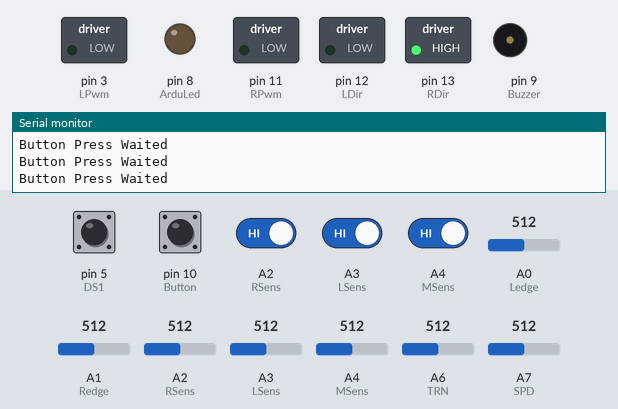
Recording of a sketch running on a simulated Arduino Nano, built with avr-gcc and run on an emulated ATmega328P. Shown: switched loads named in the sketch (green lamp = pin HIGH), output pins drawn as LEDs (lit = HIGH), buzzer (waves = sounding), the last lines printed to the serial monitor. Dashed ring = blinking. The inputs (shaded band) are chosen by the test bench; at power-on: A2 (RSens), A3 (LSens), A4 (MSens), pin 5 (DS1) HIGH, pin 10 (Button) LOW, A0 (Ledge) = 512, A1 (Redge) = 512, A3 (LSens) = 512, A2 (RSens) = 512, A4 (MSens) = 512, A6 (TRN) = 512, A7 (SPD) = 512. Random numbers use the default seed unless the sketch sets one; pins used as bus, display or sensor lines are not drawn.

Above: at 0.8 s.
0.9 s: pin 10 (Button) pulled HIGH for 0.15 s
At 2.0 s:
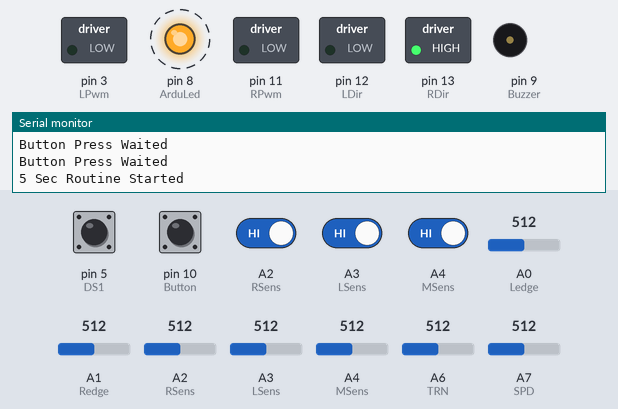
4.0 s: A0 (Ledge) set to 313
7.0 s: A0 (Ledge) set to 289
At 7.12 s:
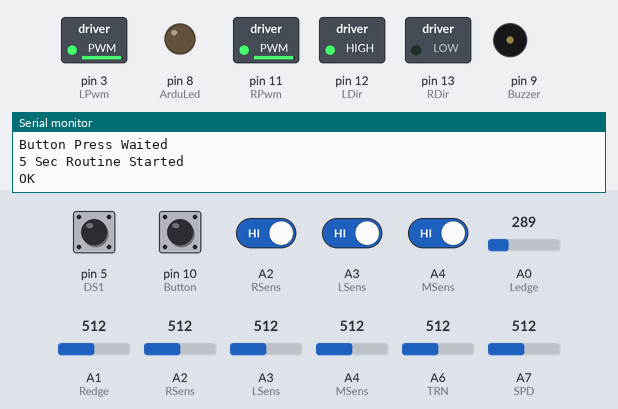
10.0 s: A1 (Redge) set to 90
At 10.79 s:
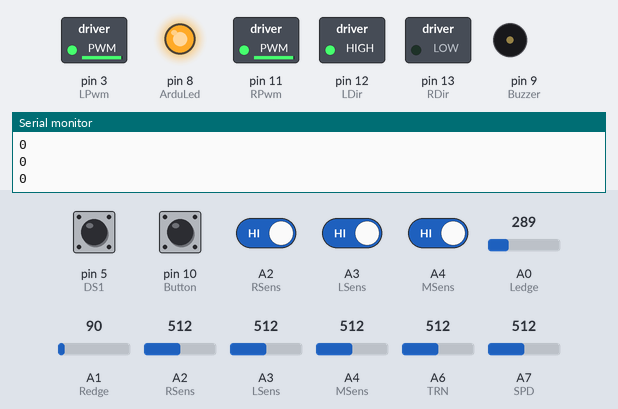
13.0 s: A3 (LSens) set to 40
At 13.63 s:
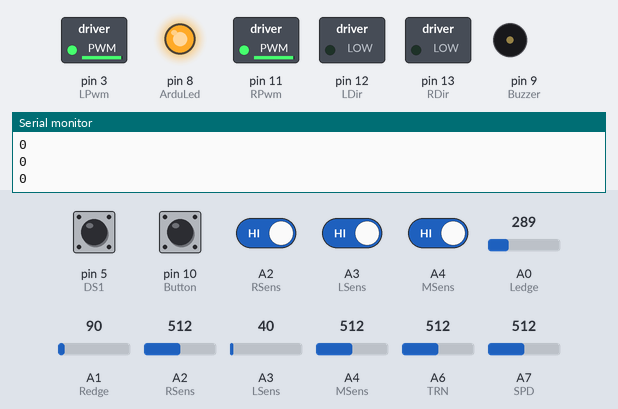
16.0 s: A3 (LSens) set to 60
Timing chart, 0 to 20.0 s (numbered marks = the images above; inputs shaded):
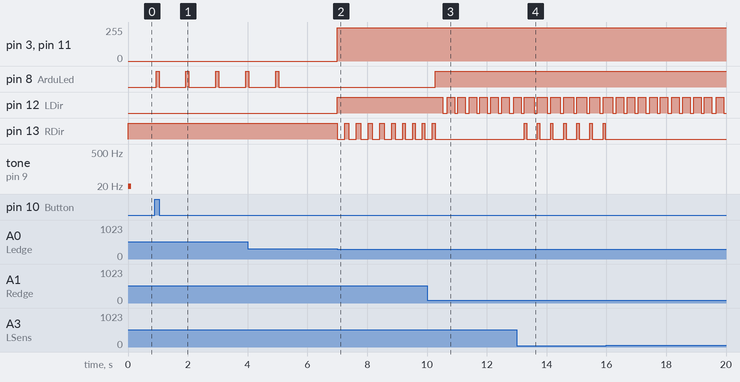

Measured:
- the behaviour switches between 300 and 299 on A0 (Ledge) (found by bisection; images 1 and 2)
- after the input at 0.9 s, pin 8 (ArduLed): alternates HIGH for 0.10 s and LOW for 0.90 s, starting at once
- after the input at 7.0 s, pin 12 (LDir): LOW → HIGH at once; pin 13 (RDir): alternates HIGH for 0.14 s and LOW for 0.25 s, starting at once
- after the input at 10.0 s, pin 8 (ArduLed): LOW → HIGH after 0.27 s; pin 12 (LDir): alternates HIGH for 0.25 s and LOW for 0.11 s, starting after 0.52 s
- after the input at 13.0 s, pin 13 (RDir): alternates HIGH for 0.08 s and LOW for 0.36 s, starting after 0.26 s

The sketch:

newSumo18.3.2025.ino
```cpp
// GENESIS BOARD MINI SUMO ROBOT PROGRAM
//FOR 3 OPPONENT SENSOR, 2 EDGE SENSOR
// JSUMO 01/2020
///////////////////////////////////////

//MOTOR CONTROL
int RPwm = 11;
int RDir = 13;

int LPwm = 3;
int LDir = 12;

//LED & BUZZER
int Buzzer = 9;
int ArduLed = 8;

//EDGE & CONTRAST SENSORS
const int Redge = A1;
const int Ledge = A0;

//TRIMPOTS
int SPD = A7;
int TRN = A6;
bool lastLine = true;
//OPPONENT SENSORS
int MSens = A4;
int RSens = A2;
int LSens = A3;

// DIPSWITCH & BUTTON
int Button = 10;  // Can be used as start pin too.
int DS1 = 5;
int DS2 = 6;
int DS3 = 7;

//VALUES
int Speed = 10;
int maxSpeed = 70;   // Idle Speed while no sensor giving data.
int TurnSpeed = 30;  // Left and Right Forward Turning Speed
int EdgeTurn = 150;  // Turning Time variable when minisumo sees white linex
int Duration;        // Turning Time at minisumo starting.
int LastValue = 5;   // Last Value Variable for remembering last Opponent sensor sense.

long start;

void setup() {
  pinMode(LSens, INPUT);  // Left Opponent Sensor Input
  pinMode(RSens, INPUT);  // Right Opponent Sensor Input
  pinMode(MSens, INPUT);  // Middle Opponent Sensor Input

  pinMode(Buzzer, OUTPUT);   // Buzzer Declared as Output
  pinMode(ArduLed, OUTPUT);  // Buzzer Declared as Output
  pinMode(Button, INPUT);    // Buzzer Declared as Output

  pinMode(RPwm, OUTPUT);  // Four PWM Channel Declared as Output
  pinMode(RDir, OUTPUT);
  pinMode(LPwm, OUTPUT);
  pinMode(LDir, OUTPUT);

  digitalWrite(Buzzer, LOW);   // Buzzer Pin Made Low for Silence 🙂
  digitalWrite(ArduLed, LOW);  // Arduino Mode Led Made Low
  digitalWrite(DS1, HIGH);     // 3 Dipswitch Pin Pullups Made
  digitalWrite(DS2, HIGH);
  digitalWrite(DS3, HIGH);
  randomSeed(analogRead(7));
  digitalWrite(LSens, HIGH);  // Opponent Sensor Pullups Made
  digitalWrite(RSens, HIGH);

  digitalWrite(MSens, HIGH);
  Serial.begin(9600);
    digitalWrite(RPwm, LOW);
    digitalWrite(LPwm, LOW);
    tone(Buzzer, 18, 100);  // Pin, Frequency, Duration
    //////////////////////////////////////////////
    // This function below, used for stopping robot while no button is pushed or Microstart is not triggered.
    while (digitalRead(Button) == 0) {
     Serial.println("Button Press Waited");
      Set_Motor(0, 0, 1);
     /// Sensor Control While Waiting The Button Press ///
     if (digitalRead(MSens) == LOW || digitalRead(RSens) == LOW || digitalRead(LSens) == LOW || analogRead(Redge) < 100 || analogRead(Ledge) < 100) {
       digitalWrite(ArduLed, HIGH);
     } else
      {
        digitalWrite(ArduLed, LOW);
      }
  }
  ///////////////////////////////////////////////
  if (digitalRead(Button) == 1) {

    Duration = (analogRead(TRN) / 5);  // Duration variable based on TRN (A6) trimpot
    Duration = 205 - Duration;         //

    Serial.println("5 Sec Routine Started");

    for (int i = 0; i < 5; i++) {
      digitalWrite(Buzzer, HIGH);
      digitalWrite(ArduLed, HIGH);
      delay(100);
      digitalWrite(Buzzer, LOW);
      digitalWrite(ArduLed, LOW);
      delay(900);
    }


    Serial.print("OK");
    digitalWrite(Buzzer, LOW);
    EdgeTurn = (analogRead(TRN) / 5);  // Raw value comes with 0 to 1023, we divide it for 0 t0 205 mS turning time.
    EdgeTurn = 205 - EdgeTurn;         //
  }
}

//Motor Control Function
void Set_Motor(float Lval, float Rval, int timex) {
  Lval = Lval * 2.5;
  Rval = Rval * 2.5;
  if (Lval >= 0)
    {
      analogWrite(LPwm, Lval);
      digitalWrite(LDir, LOW);
    }
  else
    {
      Lval = abs(Lval);
      digitalWrite(LDir, HIGH);
      analogWrite(LPwm, Lval);
    }
  if (Rval >= 0)
    {
      analogWrite(RPwm, Rval);
      digitalWrite(RDir, HIGH);
    }
  else
    {
      Rval = abs(Rval);
      digitalWrite(RDir, LOW);
      analogWrite(RPwm, Rval);
    }
  //If you want to see Speed Values please uncomment bottom line.
  // Serial.print(Rval); Serial.print("-"); Serial.println(Lval);
  delay(timex);
}

void MaxSpeed()
{
     Speed = (analogRead(SPD) / 10.3);  // This raw speed value comes with 0 to 1023 so we divide to 10.3 After that it is 0 to 99 integer.
     Speed = 100 - Speed;
     // This is used for reversing trimpot dial direction at board.
     Speed = 20;
     if (analogRead(Ledge) < 300 && analogRead(Redge) > 300)
     {
         int rndN = random(75, 150);
          Set_Motor(-100, -100, 250);  // Backward for 55 mS.
          Set_Motor(-100, 100, rndN);
          start = millis();
          Serial.println(millis() - start);// Left Backward, Right Forward, Turning Time Based on ETRN Trimpot
          LastValue = 5;
     }
     else if (analogRead(Ledge) > 300 && analogRead(Redge) < 300)
     {
         digitalWrite(Buzzer, LOW);
         int rndN = random(75, 150);
         digitalWrite(ArduLed, HIGH);
         Set_Motor(-100, -100, 250);  // Backward for 55 mS.
         Set_Motor(100, -100, rndN);  // Right Backward, Left Forward, Turning Time Based on ETRN Trimpot
         LastValue = 5;
         start = millis();
         Serial.println(millis() - start);
     }
     else if (analogRead(Ledge) < 300 && analogRead(Redge) < 300) //desen zavoi
     {
         digitalWrite(Buzzer, LOW);
         digitalWrite(ArduLed, HIGH);
         Set_Motor(-100, -100, 250);
         int rndN = random(100, 150);  // Backward for 55 mS.
         Set_Motor(100, -100, rndN);   // Right Backward, Left Forward, Turning Time Based on ETRN Trimpot
         LastValue = 5;
         start = millis();
         Serial.println(millis() - start);
     }
    Set_Motor(maxSpeed, maxSpeed, 1);
}
void OpDetect()
{
  start = millis();
  while (1)//millis() - start <= 1500)
    {
        Speed = (analogRead(SPD) / 10.3);  // This raw speed value comes with 0 to 1023 so we divide to 10.3 After that it is 0 to 99 integer.
        Speed = 100 - Speed;
        // This is used for reversing trimpot dial direction at board.
        Speed = 17;
         if (analogRead(Ledge) < 300 && analogRead(Redge) > 300)
         {
            int rndN = random(75, 150);
            Set_Motor(-100, -100, 250);  // Backward for 55 mS.
            Set_Motor(-100, 100, rndN);
            start = millis();
            Serial.println(millis() - start);// Left Backward, Right Forward, Turning Time Based on ETRN Trimpot
            LastValue = 5;
         }
         else if (analogRead(Ledge) > 300 && analogRead(Redge) < 300)
         {
            digitalWrite(Buzzer, LOW);
            int rndN = random(75, 150);
            digitalWrite(ArduLed, HIGH);
            Set_Motor(-100, -100, 250);  // Backward for 55 mS.
            Set_Motor(100, -100, rndN);  // Right Backward, Left Forward, Turning Time Based on ETRN Trimpot
            LastValue = 5;
            start = millis();
            Serial.println(millis() - start);
         }
        else if (analogRead(Ledge) < 300 && analogRead(Redge) < 300) //desen zavoi
        {
            digitalWrite(Buzzer, LOW);
            digitalWrite(ArduLed, HIGH);
            Set_Motor(-100, -100, 250);
            int rndN = random(100, 150);  // Backward for 55 mS.
            Set_Motor(100, -100, 110);   // Right Backward, Left Forward, Turning Time Based on ETRN Trimpot
            LastValue = 5;
            start = millis();
            Serial.println(millis() - start);
        }
        if(analogRead(RSens)<50 && analogRead(LSens)>50)
        {
          Set_Motor(100, -100, 75);
        }

        else if(analogRead(LSens)<50 && analogRead(RSens)>50)
        {
          Set_Motor(-100, 100, 75);
        }
        else if(analogRead(MSens)>500 && analogRead(RSens)>50 && analogRead(LSens)>50)
        {
          MaxSpeed();
        }
         Set_Motor(Speed, Speed, 1);


       Set_Motor(Speed, Speed, 1);
      }
    while (millis() - start > 1500){ MaxSpeed();}
}

void TestStart() {
  start = millis();
  while (millis() - start <= 1500) {
      Speed = (analogRead(SPD) / 10.3);  // This raw speed value comes with 0 to 1023 so we divide to 10.3 After that it is 0 to 99 integer.
      Speed = 100 - Speed;
      // This is used for reversing trimpot dial direction at board.
      Speed = 20;
    if (analogRead(Ledge) < 300 && analogRead(Redge) > 300) {

      Serial.println(millis() - start);// Left Backward, Right Forward, Turning Time Based on ETRN Trimpot
      LastValue = 5;
    } else if (analogRead(Ledge) > 300 && analogRead(Redge) < 300) {

      start = millis();
      Serial.println(millis() - start);
    } else if (analogRead(Ledge) < 300 && analogRead(Redge) < 300) {//desen zavoi

      start = millis();
      Serial.println(millis() - start);

    }

    }
     while (millis() - start > 1500) {
      Speed = (analogRead(SPD) / 10.3);  // This raw speed value comes with 0 to 1023 so we divide to 10.3 After that it is 0 to 99 integer.
      Speed = 100 - Speed;
      // This is used for reversing trimpot dial direction at board.
      Speed = 20;
    if (analogRead(Ledge) < 300 && analogRead(Redge) > 300) {

      start = millis();
      Serial.println(millis() - start);// Left Backward, Right Forward, Turning Time Based on ETRN Trimpot
      LastValue = 5;
    } else if (analogRead(Ledge) > 300 && analogRead(Redge) < 300) {

      start = millis();
      Serial.println(millis() - start);
    } else if (analogRead(Ledge) < 300 && analogRead(Redge) < 300) {//desen zavoi

      start = millis();
      Serial.println(millis() - start);
    }

     }


  }
  void Tune1(){
    OpDetect();
  }

void loop() {
  //TestStart();
  if(digitalRead(DS1)==HIGH)Tune1();
  else if(digitalRead(DS3)==HIGH) MaxSpeed();


}
```
